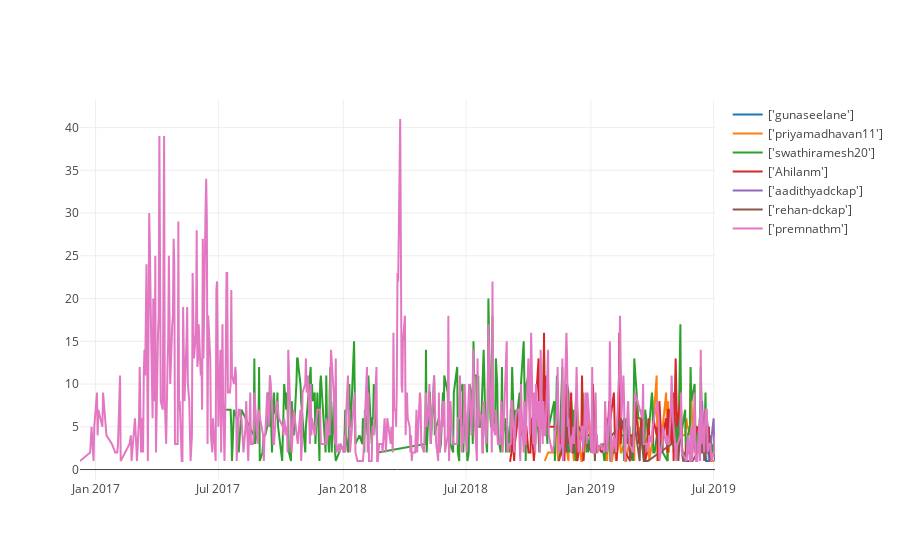

Notebook source saved alongside this figure:
### Code cell
# prepare traces for all the authors
tt = 0
graphData = []
for t in name_df:
    # Create a trace
    trace = go.Scatter(
        x = t['commit.author.date'],
        y = t['count'],
        name = str(t['author.login'].unique()),
        mode = 'lines'
    )
    graphData.append(trace)
    tt += 1

# print(graphData)
iplot(graphData, filename='basic-line')
